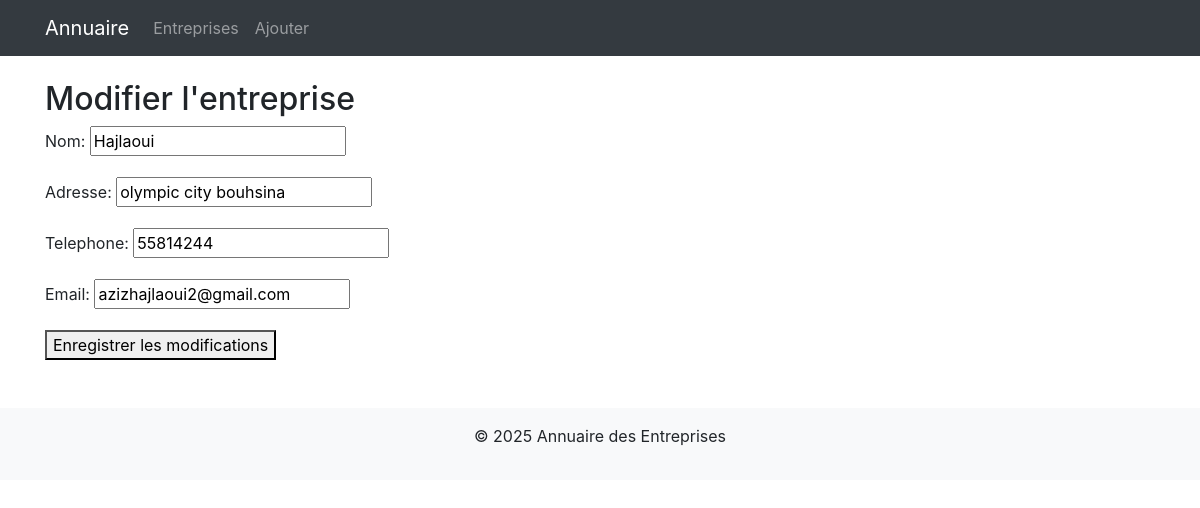
Screenshot of /modifier/3/ (signed in) with the database file from the repository.
### annuaire_app/models.py (models this page shows, shortened)
class Entreprise(models.Model):
    nom = models.CharField(max_length=255)
    secteur = models.CharField(max_length=100)
    description = models.TextField(blank=True, null=True)
    email = models.EmailField(unique=True)
    telephone = models.CharField(max_length=15)
    adresse = models.CharField(max_length=255)
    site_web = models.URLField(blank=True, null=True)
    date_creation = models.DateTimeField(auto_now_add=True)
    owner = models.ForeignKey(User, on_delete=models.CASCADE)

### annuaire_app/views.py (the view)
# urls.py: path('modifier/<int:entreprise_id>/', views.modifier_entreprise, name='modifier_entreprise'),
@login_required
def modifier_entreprise(request, entreprise_id):
    entreprise = get_object_or_404(Entreprise, id=entreprise_id)
    if entreprise.owner != request.user:
        messages.error(request, "Vous n'avez pas la permission de modifier cette entreprise.")
        return render(request, 'annuaire_app/modifier_entreprise.html', {'form': None})
    if request.method == 'POST':
        form = EntrepriseForm(request.POST, instance=entreprise)
        if form.is_valid():
            form.save()
            messages.success(request, "Entreprise mise à jour avec succès.")
            return redirect('liste_entreprises')
    else:
        form = EntrepriseForm(instance=entreprise)
    return render(request, 'annuaire_app/modifier_entreprise.html', {'form': form})

### annuaire_app/forms.py
class EntrepriseForm(forms.ModelForm):
    class Meta:
        model = Entreprise
        fields = ['nom', 'adresse', 'telephone', 'email']

### annuaire_app/templates/annuaire_app/modifier_entreprise.html (shortened to what this page needs)
{% extends 'base.html' %}
{% block content %}
<h2>Modifier l'entreprise</h2>
{% if form %}
<form method="post">
    {{ form.as_p }}
    <button type="submit">Enregistrer les modifications</button>
</form>
{% endif %}
{% endblock %}

### rows the page displays
Entreprise: nom "Hajlaoui", adresse "olympic city bouhsina", telephone "55814244", email "azizhajlaoui2@gmail.com"
